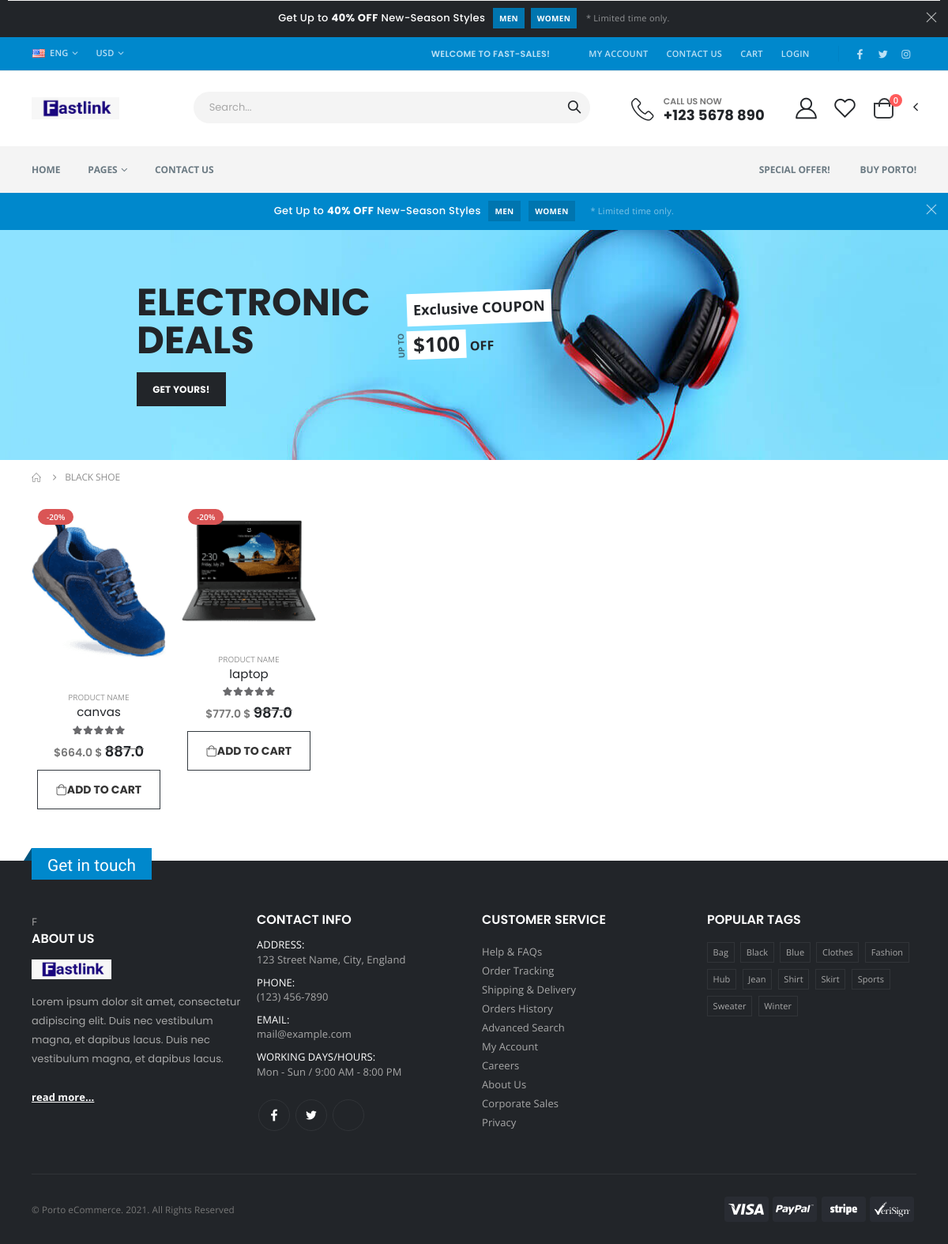
Page /collections/shoe on the committed database.
### core/models.py (models this page shows, shortened)
class Category(models.Model):
    slug = models.CharField(max_length=150, null=False, blank=False)
    title = models.CharField(max_length=150, null=False, blank=False)
    image = models.ImageField(null=True, blank=True)
    description = models.TextField(max_length=500, blank=False)
    status = models.BooleanField(default=False, help_text="0=default, 1=hidden")
    trending = models.BooleanField(default=False, help_text="0=default, 1=Trending")
    meta_tittle = models.CharField(max_length=150, null=False, blank=False)
    meta_keywords = models.CharField(max_length=150, null=False, blank=False)
    meta_description = models.TextField(max_length=500, blank=False)

class Item(models.Model):
    title = models.CharField(max_length=100)
    price = models.FloatField()
    discount_price = models.FloatField(blank=True, null=True)
    category = models.ForeignKey(Category, on_delete=models.CASCADE)
    label = models.CharField(choices=LABEL_CHOICES, max_length=1)
    slug = models.SlugField(unique=True)
    quantity = models.IntegerField(null=True, blank=True)
    status = models.BooleanField(default=False, help_text="0=default, 1=hidden")
    trending = models.BooleanField(default=False, help_text="0=default, 1=Trending")
    description = models.TextField()
    additional_information = models.TextField(null=True, blank=True)
    image = models.ImageField()
    image2 = models.ImageField(null=True, blank=True)
    image3 = models.ImageField()
    def get_add_to_cart_url(self):
        return reverse("core:add-to-cart", kwargs={
            'slug': self.slug
        })

### core/views.py (the view)
# urls.py: path('collections/<str:slug>', views.collectionsview, name='collectionsview'),
def collectionsview(request, slug):
    if (Category.objects.filter(slug=slug, status=0)):
        products = Item.objects.filter(category__slug=slug)
        category = Category.objects.filter(slug=slug).first()
        context ={'products': products, 'category':category}
        return render(request, 'prod_category1.html', context)
    else:
        messages.warning(request, "no such category found")
        return redirect ('core:collection')

### core/templatetags/cart_template_tags.py (called while the page is built)
@register.filter
def cart_item_count(user):
    if user.is_authenticated:
        qs = Order.objects.filter(user=user, ordered=False)
        if qs.exists():
            return qs[0].items.count()
    return 0

### templates/prod_category1.html (shortened to what this page needs)
{% extends "base1.html" %}
{% load static %}
{% block content %}
<body>
    <div class="page-wrapper">
        <div class="top-notice bg-primary text-white">
            <div class="container text-center">
                <h5 class="d-inline-block">Get Up to <b>40% OFF</b> New-Season Styles</h5>
                <a href="category.html" class="category">MEN</a>
                <a href="category.html" class="category ml-2 mr-3">WOMEN</a>
                <small>* Limited time only.</small>
                <button title="Close (Esc)" type="button" class="mfp-close">×</button>
            </div>
        </div>
        <main class="main">
            <div class="category-banner-container bg-gray">
                <div class="category-banner banner text-uppercase" style="background: no-repeat 60%/cover url('static/assets/images/banners/banner-top.jpg');">
                    <div class="container position-relative">
                        <div class="row">
                            <div class="pl-lg-5 pb-5 pb-md-0 col-md-5 col-xl-4 col-lg-4 offset-1">
                                <h3>Electronic<br>Deals</h3>
                                <a href="category.html" class="btn btn-dark">Get Yours!</a>
                            </div>
                            <div class="pl-lg-3 col-md-4 offset-md-0 offset-1 pt-3">
                                <div class="coupon-sale-content">
                                    <h4 class="m-b-1 coupon-sale-text bg-white text-transform-none">Exclusive COUPON
                                    </h4>
                                    <h5 class="mb-2 coupon-sale-text d-block ls-10 p-0"><i class="ls-0">UP TO</i><b class="text-dark">$100</b> OFF</h5>
                                </div>
                            </div>
                        </div>
                    </div>
                </div>
            </div>
            <div class="container">
                <nav aria-label="breadcrumb" class="breadcrumb-nav">
                    <ol class="breadcrumb">
                        <li class="breadcrumb-item"><a href="{% url 'core:collections' %}"><i class="icon-home"></i></a></li>
                        <li class="breadcrumb-item"><a href="{% url 'core:collectionsview'  category.slug %}">{{ category.title }}</a></li>
                    </ol>
                </nav>
                <div class="row">
                    {% for item in products %}
                        <div class="col-6 col-sm-4 col-md-3 col-xl-2">
                            <div class="product-default">
                                <figure>
                                    <a href="{% url 'core:productview' cate_slug=item.category.slug prod_slug=item.slug %}">
                                        <img src="{{ item.image.url }}" width="180" height="180" alt="product" />
                                    </a>
                                    <div class="label-group">
                                        <div class="product-label label-sale">-20%</div>
                                    </div>
                                </figure>
                                <div class="product-details">
                                    <div class="category-wrap">
                                        <div class="category-list">
                                            <a href="category.html" class="product-category">Product Name</a>
                                        </div>
                                    </div>
                                    <h3 class="product-title"> <a href="product.html">{{ item.title }}</a> </h3>
                                    <div class="ratings-container">
                                        <div class="product-ratings">
                                            <span class="ratings" style="width:100%"></span>
                                        </div>
                                    </div>
                                    <div class="price-box">
                                        <span class="old -price">${{ item.price }}</span>
                                        $ <del><span class="product-price">{{ item.discount_price }}</span></del>
                                    </div>
                                    <div class="product-action">
                                        <a href="{{ item.get_add_to_cart_url }}" class="btn-icon btn btn-outline-dark product-type-simple"><i
                                                class="icon-shopping-cart"></i><span>ADD TO CART</span></a>
                                    </div>
                                </div>
                            </div>
                        </div>
                    {% endfor %}
                </div>
            </div>
        </main>
    </div>
</body>
</html>
{% endblock %}

### rows in the picture
Category: title "BLACK SHOE"
Item: image (picture), title "canvas", price "664.0", discount_price "887.0"
Item: image (picture), title "laptop", price "777.0", discount_price "987.0"

### other values in the picture
{{ request.user|cart_item_count }} "0"
